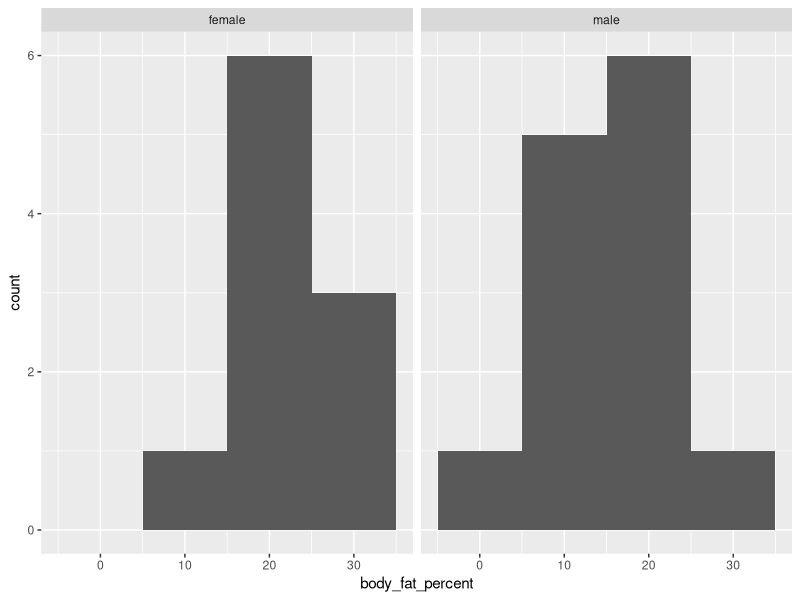

R code for this plot:
## ---- chunk 1
rm(list=ls())
library(tidyverse)
library(here)

bmi <- read.csv(here("data", "body_fat_percentage.csv"))
glimpse(bmi)

bmi$gender <- as.factor(bmi$gender)
## ---- chunk 2
ggplot(bmi, aes(body_fat_percent)) +
  geom_histogram(binwidth=10) +
  facet_wrap(bmi$gender)
## ---- chunk 3
bmi_data <- bmi |> group_by(gender) |>
  summarise(mean = mean(body_fat_percent),
            sd = sd(body_fat_percent))
## ---- chunk 4
t.test(body_fat_percent ~ gender, data = bmi)
